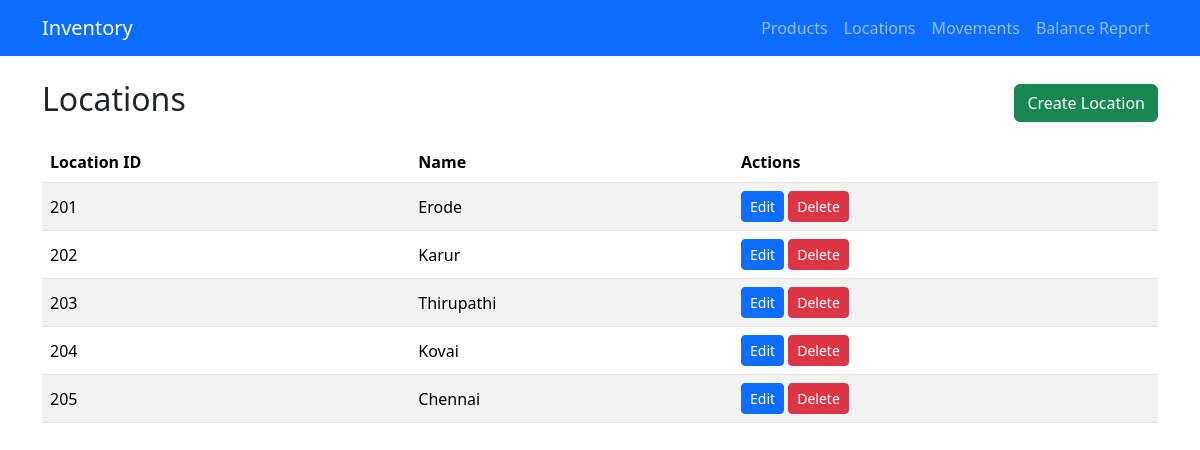
Page /locations/ on the committed database.
### app/models.py (models this page shows, shortened)
class Location(db.Model):
    __tablename__ = 'location'
    location_id = db.Column(db.String(64), primary_key=True)
    name = db.Column(db.String(128), nullable=False)
    movements_from = db.relationship('ProductMovement', foreign_keys='ProductMovement.from_location_id', back_populates='from_location')
    movements_to = db.relationship('ProductMovement', foreign_keys='ProductMovement.to_location_id', back_populates='to_location')

### app/routes/locations.py (the view)
@bp.route('/')
def list_locations():
    locations = Location.query.order_by(Location.location_id).all()
    return render_template('locations.html', locations=locations)

### app/templates/locations.html
{% extends "base.html" %}
{% block content %}
<div class="d-flex justify-content-between align-items-center mb-3">
  <h2>Locations</h2>
  <a class="btn btn-success" href="{{ url_for('locations.create_location') }}">Create Location</a>
</div>
<table class="table table-striped">
  <thead>
    <tr>
      <th>Location ID</th>
      <th>Name</th>
      <th>Actions</th>
    </tr>
  </thead>
  <tbody>
    {% for l in locations %}
    <tr>
      <td>{{ l.location_id }}</td>
      <td>{{ l.name }}</td>
      <td>
        <a class="btn btn-sm btn-primary" href="{{ url_for('locations.edit_location', location_id=l.location_id) }}">Edit</a>
        <form action="{{ url_for('locations.delete_location', location_id=l.location_id) }}" method="post" style="display:inline-block">
          <button class="btn btn-sm btn-danger" type="submit" onclick="return confirm('Delete location?');">Delete</button>
        </form>
      </td>
    </tr>
    {% else %}
    <tr><td colspan="3">No locations found.</td></tr>
    {% endfor %}
  </tbody>
</table>
{% endblock %}

### app/static/css/style.css (style rules this page uses)
body { padding-bottom: 40px; }
.table td, .table th { vertical-align: middle; }

### rows in the picture
Location: location_id "201", name "Erode"
Location: location_id "202", name "Karur"
Location: location_id "203", name "Thirupathi"
Location: location_id "204", name "Kovai"
Location: location_id "205", name "Chennai"
